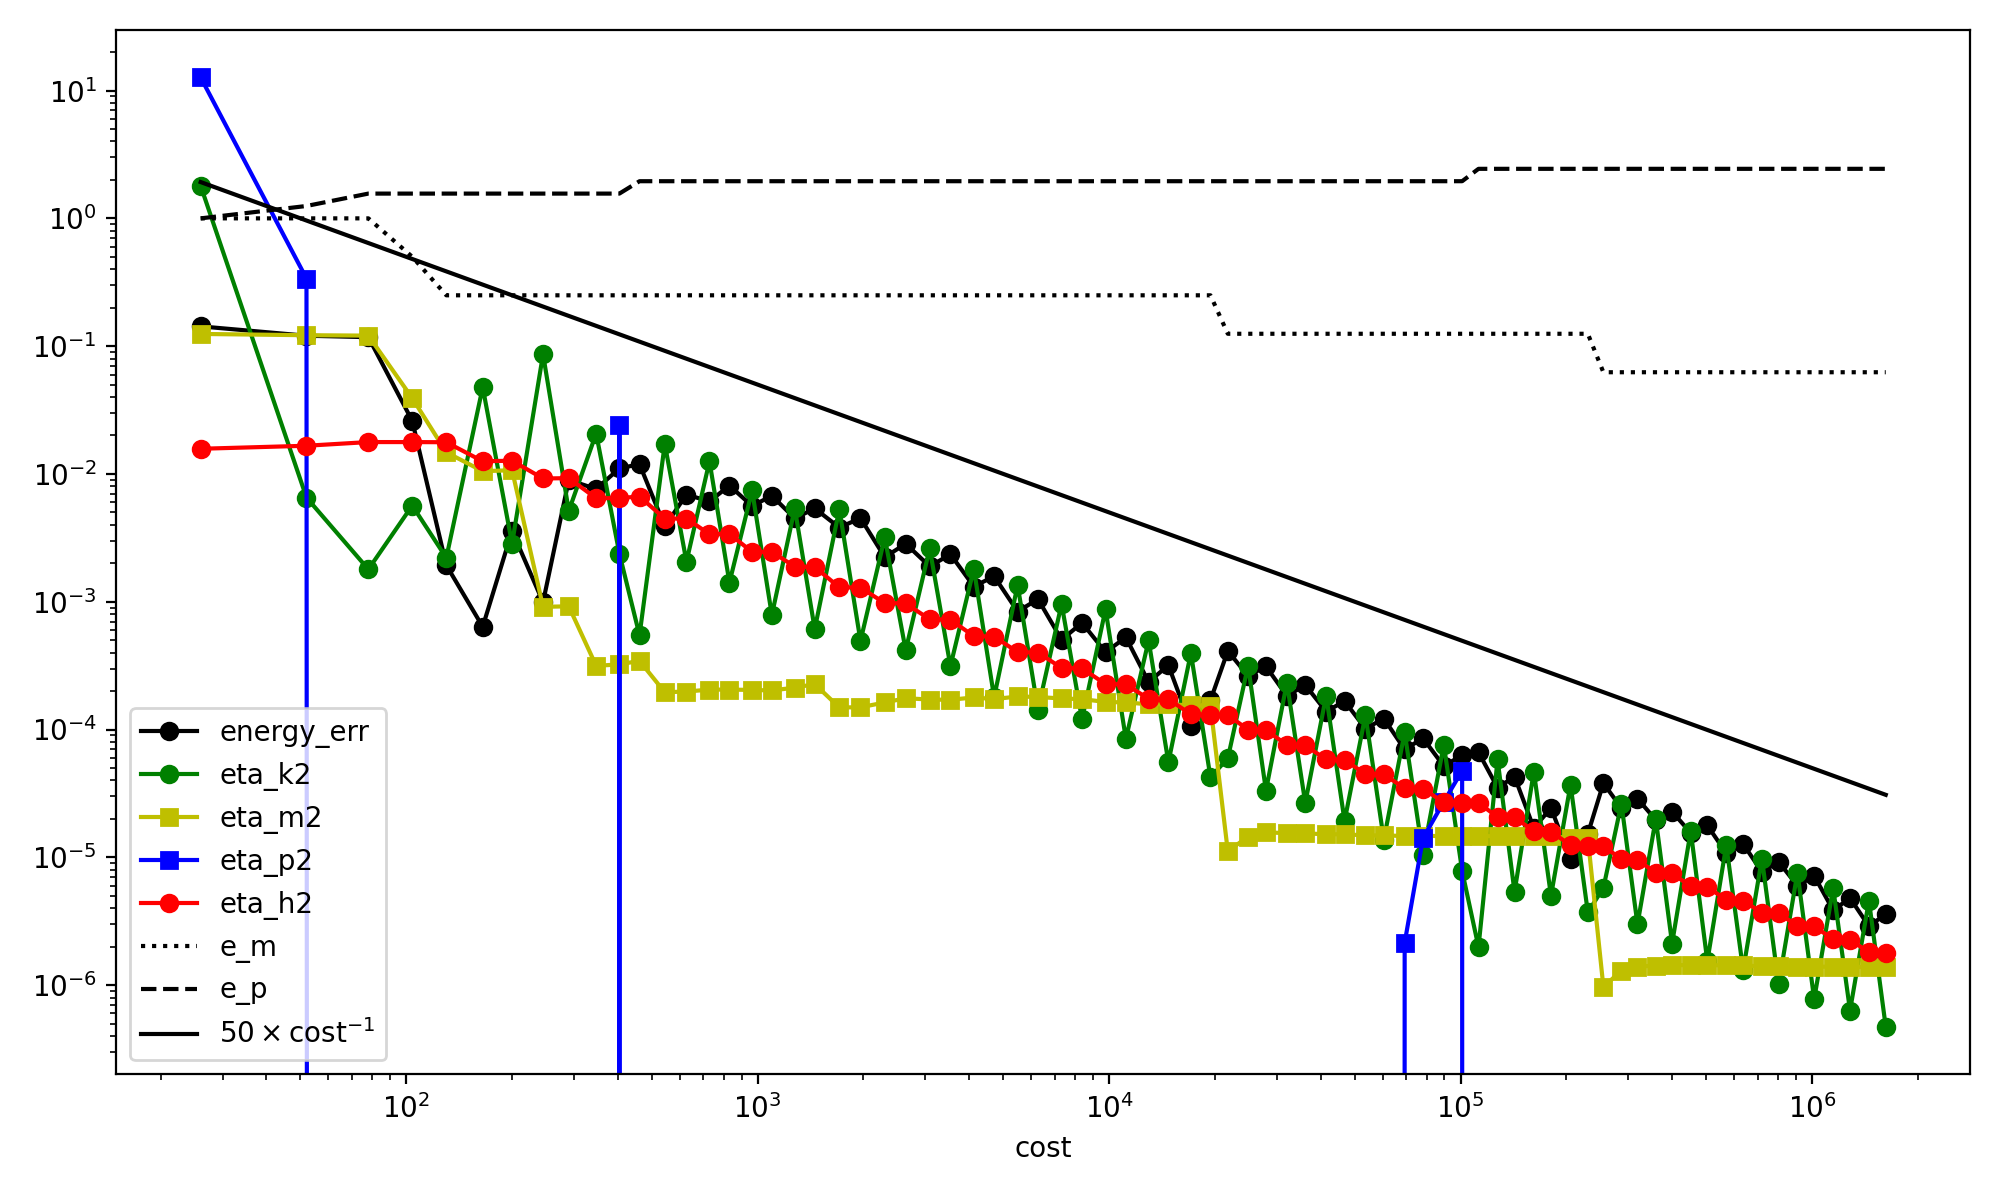

This chart was generated by the following Python code:
import firedrake
from firedrake import (
    Constant, DirichletBC, Function, FunctionSpace, SpatialCoordinate,
    TestFunction, TrialFunction, assemble, conditional, div, dx, dS, grad,
    inner, solve, sqrt, max_value, min_value, CellDiameter, FacetArea,
    jump, avg, AdaptiveMeshHierarchy, AdaptiveTransferManager
)
import matplotlib.pyplot as plt
import numpy as np
from netgen.geom2d import SplineGeometry

# Parameters 
N, p = 4, 4/3
max_iters, tol_energy = 75, 1e-6
dorfler_theta = 0.2
max_refinements = 50

# Relaxation & estimator updates
eps_minus, eps_plus = 1.0, 1.0
theta_minus, theta_plus = 0.5, 1.25
delta_factor_minus, delta_factor_plus = 1e-6, 1e6

atm = AdaptiveTransferManager()


def make_initial_mesh(N):
    geo = SplineGeometry()
    geo.AddRectangle(p1=(-1, -1), p2=(1, 1), bc="outer", leftdomain=1, rightdomain=0)
    return firedrake.Mesh(geo.GenerateMesh(maxh=2/N))

def build_problem(mesh):
    V = FunctionSpace(mesh, "CG", 1)
    X, Y = SpatialCoordinate(mesh)
    u_exact_expr = (X**2 - 1) * (Y**2 - 1)
    
    u_exact = Function(V, name="u_exact").interpolate(u_exact_expr)
    grad_e = grad(u_exact_expr)
    f_expr = -div((inner(grad_e, grad_e)**(p/2 - 1)) * grad_e)
    
    return V, u_exact_expr, u_exact, f_expr


def grad_norm(w): return sqrt(inner(grad(w), grad(w)))
def clip(t, e_m, e_p): return max_value(min_value(t, e_p), e_m)

def kappa_eps(t, e_m, e_p):
    c = clip(t, e_m, e_p)
    return 0.5 * c**(p-2) * (t**2) + (1/p - 0.5) * c**p

def phi_eps_dual(t, e_m, e_p):
    return conditional(
        t <= e_m**(p - 1),
        0.5 * e_m**(2 - p) * (t**2),
        conditional(
            t <= e_p**(p - 1),
            ((p - 1)/p) * (t**(p/(p - 1))) + (1/p - 0.5) * (e_m**p),
            0.5 * e_p**(2 - p) * (t**2) - (1/p - 0.5) * (e_p**p - e_m**p)
        )
    )

# Energies & Estimators 
def calc_energies(w, f_expr, e_m, e_p):
    g = grad_norm(w)
    J_exact = assemble((1/p) * g**p * dx - f_expr * w * dx)
    J_rel = assemble(kappa_eps(g, e_m, e_p) * dx - f_expr * w * dx)
    return J_exact, J_rel

def calc_eta_pm(w, e_m, e_p, is_plus=False):
    d_m, d_p = delta_factor_minus * e_m, delta_factor_plus * e_p
    g = grad_norm(w)
    cond = g > e_p if is_plus else g < e_m
    integrand = conditional(cond, kappa_eps(g, e_m, e_p) - kappa_eps(g, d_m, d_p), 0)
    return assemble(integrand * dx) * (10**3 if is_plus else 1.0)

def eta_kac_squared(u_old, u_new, e_m, e_p):
    alpha = clip(grad_norm(u_old), e_m, e_p)
    argument = alpha**(p-2) * grad_norm(u_old - u_new)
    return assemble(phi_eps_dual(argument, clip(alpha, e_m, e_p), e_p) * dx)

def eta_h_squared(w, f_expr, e_m, e_p):
    mesh = w.function_space().mesh()
    DG0 = FunctionSpace(mesh, "DG", 0)
    q = TestFunction(DG0)
    
    alpha = grad_norm(w)
    vol_density = phi_eps_dual(CellDiameter(mesh) * sqrt(f_expr**2), clip(alpha, e_m, e_p), e_p)
    
    Veps = clip(alpha, e_m, e_p)**(p/2 - 1) * grad(w)
    jump_density = avg(FacetArea(mesh)) * inner(jump(Veps), jump(Veps))
    
    eta2_T = Function(DG0)
    eta2_T.dat.data[:] = assemble(vol_density * q * dx).dat.data_ro[:]
    eta2_T.dat.data[:] += assemble(jump_density * (q("+") + q("-")) * dS).dat.data_ro[:]
    eta2_T.dat.data[:] = np.maximum(eta2_T.dat.data[:], 0.0) * 1e-3
    
    return float(np.sum(eta2_T.dat.data_ro)), eta2_T

# Dörfler Marking 
def dorfler_marking(eta2_T, theta):
    eta2 = np.maximum(eta2_T.dat.data_ro.copy(), 0.0)
    total = np.sum(eta2)
    marker = Function(eta2_T.function_space())
    marker.assign(0.0)
    
    if total <= 0.0: return marker, 0.0, total
    
    order = np.argsort(-eta2)
    accum = np.cumsum(eta2[order])
    cutoff = np.searchsorted(accum, theta * total)
    
    marked = order[:cutoff + 1]
    marker.dat.data[marked] = 1.0
    return marker, accum[cutoff], total

# Solver
mesh = make_initial_mesh(N)
amh = AdaptiveMeshHierarchy(mesh)
V, u_exact_expr, u_exact, f_expr = build_problem(mesh)

u_old = Function(V, name="u_0").assign(0)
history, cost, num_refinements = [], 0, 0
J_exact_ref, _ = calc_energies(u_exact, f_expr, eps_minus, eps_plus)

for n in range(max_iters):
    # Kachanov step
    u_new, u_trial, v_test = Function(V), TrialFunction(V), TestFunction(V)
    coeff = clip(grad_norm(u_old), eps_minus, eps_plus)**(p-2)
    
    solve(
        inner(coeff * grad(u_trial), grad(v_test)) * dx == f_expr * v_test * dx,
        u_new, bcs=DirichletBC(V, u_exact_expr, "on_boundary"),
        solver_parameters={"pc_type": "lu", "pc_factor_mat_solver_type": "mumps"}
    )
    
    # Compute Estimators
    cost += V.dim()
    eta_m2 = calc_eta_pm(u_new, eps_minus, eps_plus, is_plus=False)
    eta_p2 = calc_eta_pm(u_new, eps_minus, eps_plus, is_plus=True)
    eta_k2 = eta_kac_squared(u_old, u_new, eps_minus, eps_plus)
    eta_h2, eta_h2_cell = eta_h_squared(u_new, f_expr, eps_minus, eps_plus)
    _, J_rel = calc_energies(u_new, f_expr, eps_minus, eps_plus)
    
    err_val = J_rel - J_exact_ref
    
    print(f"n={n:2d} | cost={cost:6d} | err={err_val:8.2e} | "
          f"η_m²={eta_m2:8.2e} η_p²={eta_p2:8.2e} η_k²={eta_k2:8.2e} η_h²={eta_h2:8.2e} | "
          f"ε-={eps_minus:8.2e} ε+={eps_plus:8.2e} | refs={num_refinements}")

    history.append((cost, err_val, eta_k2, eta_m2, eta_p2, eta_h2, eps_minus, eps_plus))
    if abs(err_val) < tol_energy:
        print(f"Converged in {n} iterations.")
        break

    errors = {"m": float(eta_m2), "p": float(eta_p2), "k": float(eta_k2), "h": float(eta_h2)}
    largest = max(errors, key=errors.get)

    if largest == "m":
        eps_minus *= theta_minus
        u_old.assign(u_new)
    elif largest == "p":
        eps_plus *= theta_plus
        u_old.assign(u_new)
    elif largest == "h":
        marker, marked_sum, total_sum = dorfler_marking(eta_h2_cell, dorfler_theta)
        
        if num_refinements < max_refinements:
            mesh = mesh.refine_marked_elements(marker)
            amh.add_mesh(mesh)
            num_refinements += 1
            
            V, u_exact_expr, u_exact, f_expr = build_problem(mesh)
            J_exact_ref, _ = calc_energies(u_exact, f_expr, eps_minus, eps_plus)
            
            u_old = Function(V)
            atm.prolong(u_new, u_old)
        else:
            u_old.assign(u_new)
    else:  # largest == "k"
        u_old.assign(u_new)

# Visualization 
history = np.array(history)
costs = history[:, 0]
ref_line = 50 * costs**(-1.0)

plt.figure(figsize=(10, 6))
plt.loglog(costs, np.abs(history[:, 1]), "ko-", label="energy_err")
plt.loglog(costs, history[:, 2], "go-", label="eta_k2")
plt.loglog(costs, history[:, 3], "ys-", label="eta_m2")
plt.loglog(costs, history[:, 4], "bs-", label="eta_p2")
plt.loglog(costs, history[:, 5], "ro-", label="eta_h2")
plt.loglog(costs, history[:, 6], "k:", label="e_m")
plt.loglog(costs, history[:, 7], "k--", label="e_p")
plt.loglog(costs, ref_line, "k-", label=r"$50 \times \text{cost}^{-1}$")

plt.xlabel("cost")
plt.legend(loc="lower left")
plt.tight_layout()
plt.savefig("bump_p_4_3.png", dpi=200)
